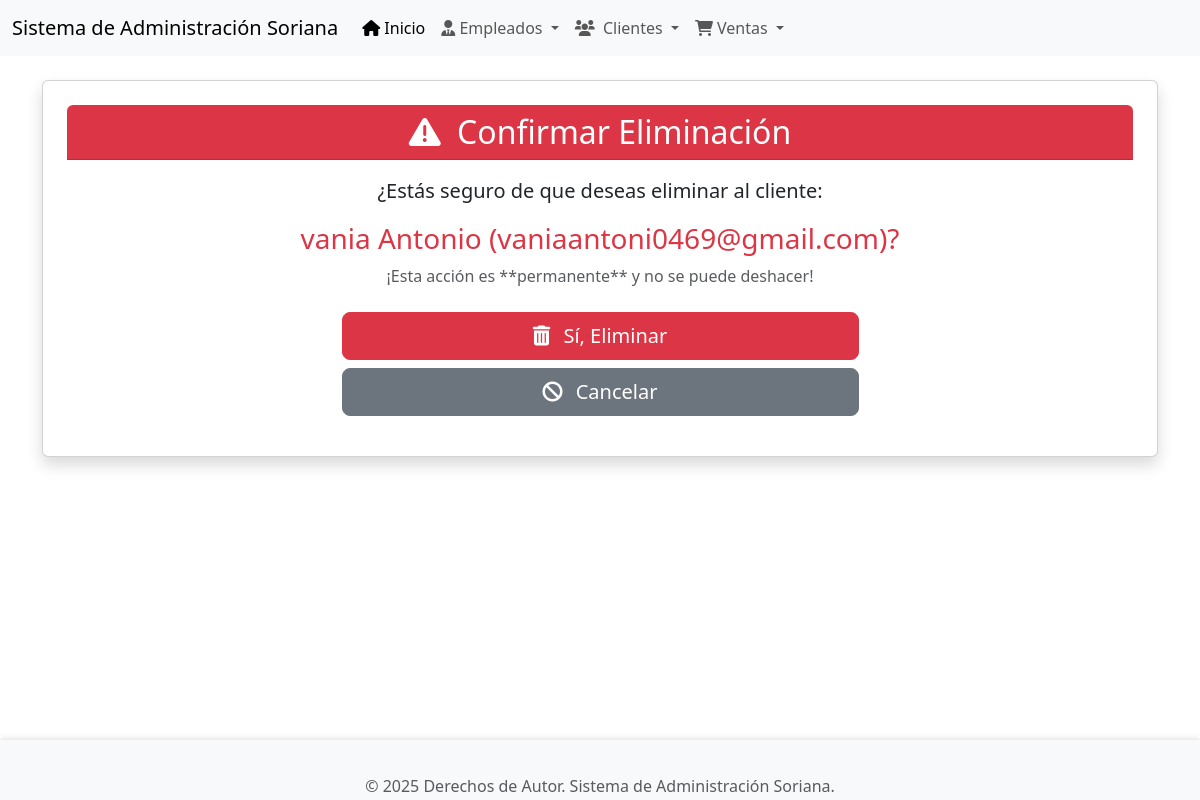
/clientes/borrar/1/, run on the app's committed database.
### app_Soriana/models.py (models this page shows, shortened)
class Cliente(models.Model):
    nombre = models.CharField(max_length=100)
    apellido = models.CharField(max_length=100)
    fecha_registro = models.DateField(auto_now_add=True)
    direccion = models.CharField(max_length=200, blank=True, null=True)
    email = models.EmailField(unique=True)
    telefono = models.CharField(max_length=15, blank=True, null=True)
    observaciones = models.TextField(blank=True, null=True)

### app_Soriana/views.py (the view)
# urls.py: path('clientes/borrar/<int:pk>/', views.borrar_Cliente, name='borrar_cliente'),
def borrar_Cliente(request, pk):
    cliente = get_object_or_404(Cliente, pk=pk)
    if request.method == 'POST':
        cliente.delete()
        messages.success(request, '¡Cliente eliminado exitosamente!')
        return redirect('ver_clientes')
    return render(request, 'Clientes/borrar_cliente.html', {'cliente': cliente})

### app_Soriana/templates/Clientes/borrar_cliente.html (shortened to what this page needs)
{% extends 'base.html' %}
{% block content %}
<div class="card shadow p-4 mb-4 bg-white rounded">
    <div class="card-header bg-danger text-white text-center rounded-top">
        <h2 class="mb-0"><i class="fas fa-exclamation-triangle me-2"></i> Confirmar Eliminación</h2>
    </div>
    <div class="card-body text-center">
        <p class="lead">¿Estás seguro de que deseas eliminar al cliente:</p>
        <h3 class="text-danger">{{ cliente.nombre }} {{ cliente.apellido }} ({{ cliente.email }})?</h3>
        <p class="text-muted">¡Esta acción es **permanente** y no se puede deshacer!</p>
        <form method="post" action="{% url 'borrar_cliente' cliente.pk %}">
            <div class="d-grid gap-2 col-md-6 mx-auto mt-4">
                <button type="submit" class="btn btn-danger btn-lg"><i class="fas fa-trash-alt me-2"></i> Sí, Eliminar</button>
                <a href="{% url 'ver_clientes' %}" class="btn btn-secondary btn-lg"><i class="fas fa-ban me-2"></i> Cancelar</a>
            </div>
        </form>
    </div>
</div>
{% endblock %}

### app_Soriana/templates/base.html (style rules this page uses)
body { display: flex; flex-direction: column; min-height: 100vh; }

### data on the page
Cliente: nombre "vania", apellido "Antonio", email "vaniaantoni0469@gmail.com"
